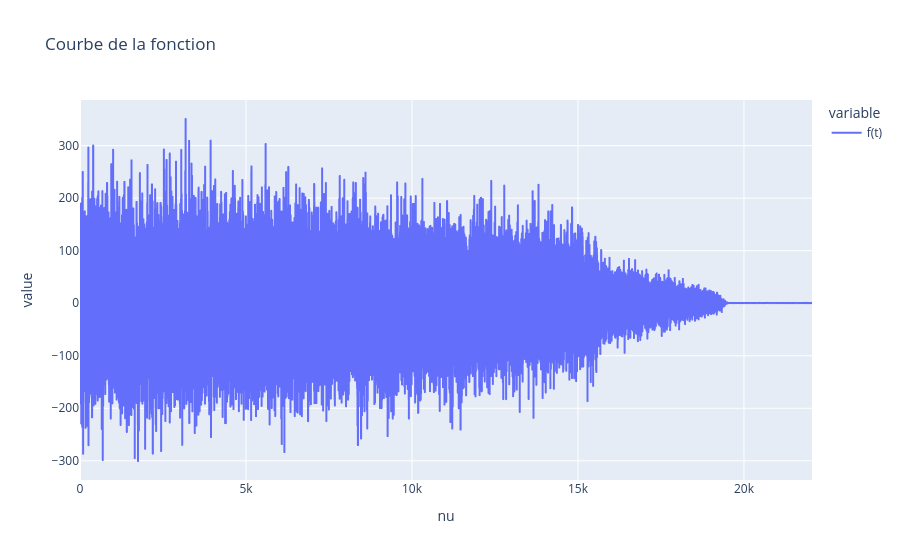

Notebook source saved alongside this figure:
### Code cell
nu, sig = san.trans_fourier(s,t)

df = pd.DataFrame({"nu": nu, "f(t)": np.real(sig)})

# trace les deux courbes dans le même repère
fig = px.line(
    df, 
    x="nu", 
    y=["f(t)"], 
    title="Courbe de la fonction"
)

#fig.update_xaxes(range=[-5, 5])
# Affichage du graphique
fig.show()

### Figure 1 — Plotly figure (JSON) as saved in the notebook; plotly's stock layout.template omitted (floating-point values rounded to 4 significant figures; data arrays with more than 128 entries replaced by an {"elided": "..."} marker saying what was removed)
{"data": [{"hovertemplate": "variable=f(t)<br>nu=%{x}<br>value=%{y}<extra></extra>", "legendgroup": "f(t)", "line": {"color": "#636efa", "dash": "solid"}, "marker": {"symbol": "circle"}, "mode": "lines", "name": "f(t)", "showlegend": true, "type": "scattergl", "x": {"elided": "40000 float values"}, "xaxis": "x", "y": {"elided": "40000 float values"}, "yaxis": "y"}], "layout": {"legend": {"title": {"text": "variable"}, "tracegroupgap": 0}, "title": {"text": "Courbe de la fonction"}, "xaxis": {"anchor": "y", "domain": [0, 1], "title": {"text": "nu"}}, "yaxis": {"anchor": "x", "domain": [0, 1], "title": {"text": "value"}}}}
